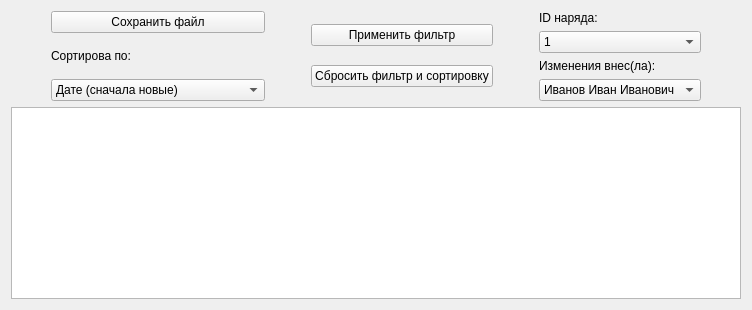
                <widget class="QWidget" name="tab_22">
                 <attribute name="title">
                  <string>История нарядов</string>
                 </attribute>
                 <layout class="QGridLayout" name="gridLayout_36">
                  <item row="0" column="0">
                   <layout class="QHBoxLayout" name="horizontalLayout_43">
                    <item>
                     <spacer name="horizontalSpacer_81">
                      <property name="orientation">
                       <enum>Qt::Vertical</enum>
                      </property>
                      <property name="sizeType">
                       <enum>QSizePolicy::Fixed</enum>
                      </property>
                      <property name="sizeHint" stdset="0">
                       <size>
                        <width>40</width>
                        <height>20</height>
                       </size>
                      </property>
                     </spacer>
                    </item>
                    <item>
                     <layout class="QVBoxLayout" name="verticalLayout_53">
                      <item>
                       <widget class="QPushButton" name="pushButton_dutyHistoryFile">
                        <property name="text">
                         <string>Сохранить файл</string>
                        </property>
                       </widget>
                      </item>
                      <item>
                       <widget class="QLabel" name="label_129">
                        <property name="text">
                         <string>Сортирова по:</string>
                        </property>
                       </widget>
                      </item>
                      <item>
                       <widget class="QComboBox" name="selec_dutyFilterDate">
                        <item>
                         <property name="text">
                          <string>Дате (сначала новые)</string>
                         </property>
                        </item>
                        <item>
                         <property name="text">
                          <string>Дате (сначала старые)</string>
                         </property>
                        </item>
                        <item>
                         <property name="text">
                          <string>Дате выгрузки (сначала старые) </string>
                         </property>
                        </item>
                        <item>
                         <property name="text">
                          <string>Дате выгрузки (сначала новые)</string>
                         </property>
                        </item>
                       </widget>
                      </item>
                     </layout>
                    </item>
                    <item>
                     <spacer name="horizontalSpacer_58">
                      <property name="orientation">
                       <enum>Qt::Vertical</enum>
                      </property>
                      <property name="sizeType">
                       <enum>QSizePolicy::Fixed</enum>
                      </property>
                      <property name="sizeHint" stdset="0">
                       <size>
                        <width>40</width>
                        <height>20</height>
                       </size>
                      </property>
                     </spacer>
                    </item>
                    <item>
                     <layout class="QVBoxLayout" name="verticalLayout_54">
                      <item>
                       <widget class="QPushButton" name="btn_dutyFilterGo">
                        <property name="text">
                         <string>Применить фильтр</string>
                        </property>
                       </widget>
                      </item>
                      <item>
                       <widget class="QPushButton" name="btn_dutyFilterStop">
                        <property name="text">
                         <string>Сбросить фильтр и сортировку</string>
                        </property>
                       </widget>
                      </item>
                     </layout>
                    </item>
                    <item>
                     <spacer name="horizontalSpacer_82">
                      <property name="orientation">
                       <enum>Qt::Vertical</enum>
                      </property>
                      <property name="sizeType">
                       <enum>QSizePolicy::Fixed</enum>
                      </property>
                      <property name="sizeHint" stdset="0">
                       <size>
                        <width>40</width>
                        <height>20</height>
                       </size>
                      </property>
                     </spacer>
                    </item>
                    <item>
                     <layout class="QVBoxLayout" name="verticalLayout_55">
                      <item>
                       <widget class="QLabel" name="label_130">
                        <property name="text">
                         <string>ID наряда:</string>
                        </property>
                       </widget>
                      </item>
                      <item>
                       <widget class="QComboBox" name="select_dutyFilter">
                        <item>
                         <property name="text">
                          <string>1</string>
                         </property>
                        </item>
                        <item>
                         <property name="text">
                          <string>2</string>
                         </property>
                        </item>
                        <item>
                         <property name="text">
                          <string>3</string>
                         </property>
                        </item>
                        <item>
                         <property name="text">
                          <string>4</string>
                         </property>
                        </item>
                       </widget>
                      </item>
                      <item>
                       <widget class="QLabel" name="label_131">
                        <property name="text">
                         <string>Изменения внес(ла):</string>
                        </property>
                       </widget>
                      </item>
                      <item>
                       <widget class="QComboBox" name="select_dutyFilterFIO">
                        <item>
                         <property name="text">
                          <string>Иванов Иван Иванович</string>
                         </property>
                        </item>
                        <item>
                         <property name="text">
                          <string>Петров Пётр Петрович</string>
                         </property>
                        </item>
                       </widget>
                      </item>
                     </layout>
                    </item>
                    <item>
                     <spacer name="horizontalSpacer_83">
                      <property name="orientation">
                       <enum>Qt::Vertical</enum>
                      </property>
                      <property name="sizeType">
                       <enum>QSizePolicy::Fixed</enum>
                      </property>
                      <property name="sizeHint" stdset="0">
                       <size>
                        <width>40</width>
                        <height>20</height>
                       </size>
                      </property>
                     </spacer>
                    </item>
                   </layout>
                  </item>
                  <item row="1" column="0">
                   <widget class="QTableWidget" name="tableWidget_historyDuty">
                    <attribute name="verticalHeaderVisible">
                     <bool>false</bool>
                    </attribute>
                   </widget>
                  </item>
                 </layout>
                </widget>
